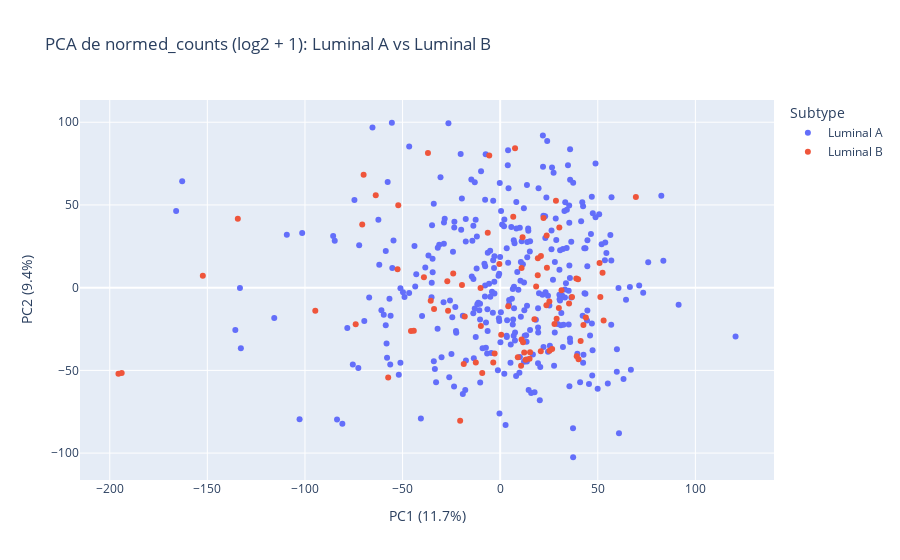

The notebook cell saved with this chart:
### Code cell
mask_a = np.asarray(mask_luminal_a)   # (n_samples,)
mask_b = np.asarray(mask_luminal_b) # (n_samples,)


Xa = norm_counts[mask_a, :]  # Luminal A
Xb = norm_counts[mask_b, :]  # Luminal B

X = np.vstack([Xa, Xb])
y = np.array(["Luminal A"] * Xa.shape[0] + ["Luminal B"] * Xb.shape[0])


X_log = np.log2(X + 1)
X_scaled = StandardScaler().fit_transform(X_log)


pca = PCA(n_components=2, random_state=0)
X_pca = pca.fit_transform(X_scaled)


df_plot = pd.DataFrame(X_pca, columns=["PC1", "PC2"])
df_plot["Subtype"] = y

fig = px.scatter(
    df_plot, x="PC1", y="PC2", color="Subtype",
    title="PCA de normed_counts (log2 + 1): Luminal A vs Luminal B",
    labels={
        "PC1": f"PC1 ({pca.explained_variance_ratio_[0]*100:.1f}%)",
        "PC2": f"PC2 ({pca.explained_variance_ratio_[1]*100:.1f}%)",
    }
)
fig.show()

### Figure 1 — Plotly figure (JSON) as saved in the notebook; plotly's stock layout.template omitted (floating-point values rounded to 4 significant figures; data arrays with more than 128 entries replaced by an {"elided": "..."} marker saying what was removed)
{"data": [{"hovertemplate": "Subtype=Luminal A<br>PC1 (11.7%)=%{x}<br>PC2 (9.4%)=%{y}<extra></extra>", "legendgroup": "Luminal A", "marker": {"color": "#636efa", "symbol": "circle"}, "mode": "markers", "name": "Luminal A", "orientation": "v", "showlegend": true, "type": "scatter", "x": {"elided": "330 float values"}, "xaxis": "x", "y": {"elided": "330 float values"}, "yaxis": "y"}, {"hovertemplate": "Subtype=Luminal B<br>PC1 (11.7%)=%{x}<br>PC2 (9.4%)=%{y}<extra></extra>", "legendgroup": "Luminal B", "marker": {"color": "#EF553B", "symbol": "circle"}, "mode": "markers", "name": "Luminal B", "orientation": "v", "showlegend": true, "type": "scatter", "x": [-0.4141, -45.68, -10.06, -6.365, 39.21, -195.5, 50.9, 18.43, -57.37, -27.09, 10.71, -2.838, 4.119, 17.56, 42.65, 39.0, 9.027, -9.196, 0.518, -5.595, 20.81, 25.2, 28.92, 19.25, 41.22, 23.69, 13.03, 12.32, 52.44, -36.99, 25.27, 28.57, -63.74, -69.95, -3.543, -94.71, 26.62, -26.69, 39.91, -18.66, 11.48, 22.21, -134.4, -52.57, -39.06, 6.69, -33.88, 30.06, 40.14, -19.57, 23.81, 51.31, 15.05, -35.58, -18.15, 35.28, 36.79, 30.31, 27.82, 11.71, 53.0, 31.43, -24.06, 10.96, 15.3, -20.5, -12.48, 10.97, 19.31, -9.897, 69.52, 7.616, 23.94, 43.91, -44.25, 20.87, -52.2, -74.01, -193.9, -152.3, -70.66], "xaxis": "x", "y": [14.33, -26.15, -0.1583, 33.16, -41.45, -52.04, 14.84, 0.7265, -54.3, 3.921, -47.27, -39.75, -11.25, -19.05, -22.61, 5.516, -42.05, -51.51, -28.51, 79.85, -38.51, -8.362, -18.73, 7.504, -32.29, -10.56, -43.59, -39.22, 9.02, 81.48, -38.08, 52.58, 55.83, 68.28, -45.21, -13.94, -37.09, -13.94, 5.164, -46.18, 30.53, 42.15, 41.62, 11.09, 6.254, 42.9, -12.86, -12.29, -43.24, 1.576, 31.53, -5.617, -42.9, -7.916, -17.42, -9.51, -5.661, 36.31, -22.0, -32.97, -19.86, -1.604, 8.551, -31.29, -39.12, -80.41, -45.17, 11.88, 17.82, -23.16, 54.86, 84.22, 11.99, -17.96, -26.03, 19.09, 49.8, -22.08, -51.52, 7.156, 38.12], "yaxis": "y"}], "layout": {"legend": {"title": {"text": "Subtype"}, "tracegroupgap": 0}, "title": {"text": "PCA de normed_counts (log2 + 1): Luminal A vs Luminal B"}, "xaxis": {"anchor": "y", "domain": [0, 1], "title": {"text": "PC1 (11.7%)"}}, "yaxis": {"anchor": "x", "domain": [0, 1], "title": {"text": "PC2 (9.4%)"}}}}
